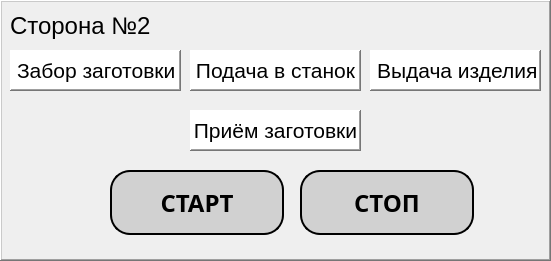
   <widget class="QFrame" name="frame_2">
    <property name="geometry">
     <rect>
      <x>570</x>
      <y>90</y>
      <width>551</width>
      <height>261</height>
     </rect>
    </property>
    <property name="autoFillBackground">
     <bool>true</bool>
    </property>
    <property name="frameShape">
     <enum>QFrame::WinPanel</enum>
    </property>
    <property name="frameShadow">
     <enum>QFrame::Raised</enum>
    </property>
    <widget class="QPushButton" name="stopButton">
     <property name="enabled">
      <bool>true</bool>
     </property>
     <property name="geometry">
      <rect>
       <x>300</x>
       <y>170</y>
       <width>174</width>
       <height>65</height>
      </rect>
     </property>
     <property name="sizePolicy">
      <sizepolicy hsizetype="Minimum" vsizetype="Preferred">
       <horstretch>0</horstretch>
       <verstretch>0</verstretch>
      </sizepolicy>
     </property>
     <property name="font">
      <font>
       <family>Arial Black</family>
       <pointsize>18</pointsize>
       <weight>75</weight>
       <bold>true</bold>
      </font>
     </property>
     <property name="styleSheet">
      <string notr="true">QPushButton{
border: 2px solid black;
border-radius: 20px;
background-color: rgb(209, 209, 209);
}
QPushButton:hover{
border: 2px solid black;
border-radius: 20px;
background-color:rgb(207, 238, 236);
}
QPushButton:checked{background-color:rgb(0,128,0); border: none}
</string>
     </property>
     <property name="text">
      <string>СТОП</string>
     </property>
     <property name="checkable">
      <bool>false</bool>
     </property>
     <property name="checked">
      <bool>false</bool>
     </property>
     <property name="autoDefault">
      <bool>false</bool>
     </property>
     <property name="default">
      <bool>false</bool>
     </property>
     <property name="flat">
      <bool>false</bool>
     </property>
    </widget>
    <widget class="QLabel" name="operation1">
     <property name="geometry">
      <rect>
       <x>10</x>
       <y>50</y>
       <width>171</width>
       <height>41</height>
      </rect>
     </property>
     <property name="palette">
      <palette>
       <active>
        <colorrole role="WindowText">
         <brush brushstyle="SolidPattern">
          <color alpha="255">
           <red>0</red>
           <green>0</green>
           <blue>0</blue>
          </color>
         </brush>
        </colorrole>
        <colorrole role="Button">
         <brush brushstyle="SolidPattern">
          <color alpha="255">
           <red>255</red>
           <green>255</green>
           <blue>255</blue>
          </color>
         </brush>
        </colorrole>
        <colorrole role="Midlight">
         <brush brushstyle="SolidPattern">
          <color alpha="255">
           <red>255</red>
           <green>255</green>
           <blue>255</blue>
          </color>
         </brush>
        </colorrole>
        <colorrole role="Base">
         <brush brushstyle="SolidPattern">
          <color alpha="255">
           <red>255</red>
           <green>255</green>
           <blue>255</blue>
          </color>
         </brush>
        </colorrole>
        <colorrole role="Window">
         <brush brushstyle="SolidPattern">
          <color alpha="255">
           <red>255</red>
           <green>255</green>
           <blue>255</blue>
          </color>
         </brush>
        </colorrole>
       </active>
       <inactive>
        <colorrole role="WindowText">
         <brush brushstyle="SolidPattern">
          <color alpha="255">
           <red>0</red>
           <green>0</green>
           <blue>0</blue>
          </color>
         </brush>
        </colorrole>
        <colorrole role="Button">
         <brush brushstyle="SolidPattern">
          <color alpha="255">
           <red>255</red>
           <green>255</green>
           <blue>255</blue>
          </color>
         </brush>
        </colorrole>
        <colorrole role="Midlight">
         <brush brushstyle="SolidPattern">
          <color alpha="255">
           <red>255</red>
           <green>255</green>
           <blue>255</blue>
          </color>
         </brush>
        </colorrole>
        <colorrole role="Base">
         <brush brushstyle="SolidPattern">
          <color alpha="255">
           <red>255</red>
           <green>255</green>
           <blue>255</blue>
          </color>
         </brush>
        </colorrole>
        <colorrole role="Window">
         <brush brushstyle="SolidPattern">
          <color alpha="255">
           <red>255</red>
           <green>255</green>
           <blue>255</blue>
          </color>
         </brush>
        </colorrole>
       </inactive>
       <disabled>
        <colorrole role="WindowText">
         <brush brushstyle="SolidPattern">
          <color alpha="255">
           <red>120</red>
           <green>120</green>
           <blue>120</blue>
          </color>
         </brush>
        </colorrole>
        <colorrole role="Button">
         <brush brushstyle="SolidPattern">
          <color alpha="255">
           <red>255</red>
           <green>255</green>
           <blue>255</blue>
          </color>
         </brush>
        </colorrole>
        <colorrole role="Midlight">
         <brush brushstyle="SolidPattern">
          <color alpha="255">
           <red>255</red>
           <green>255</green>
           <blue>255</blue>
          </color>
         </brush>
        </colorrole>
        <colorrole role="Base">
         <brush brushstyle="SolidPattern">
          <color alpha="255">
           <red>255</red>
           <green>255</green>
           <blue>255</blue>
          </color>
         </brush>
        </colorrole>
        <colorrole role="Window">
         <brush brushstyle="SolidPattern">
          <color alpha="255">
           <red>255</red>
           <green>255</green>
           <blue>255</blue>
          </color>
         </brush>
        </colorrole>
       </disabled>
      </palette>
     </property>
     <property name="font">
      <font>
       <pointsize>16</pointsize>
       <weight>50</weight>
       <bold>false</bold>
      </font>
     </property>
     <property name="autoFillBackground">
      <bool>true</bool>
     </property>
     <property name="frameShape">
      <enum>QFrame::WinPanel</enum>
     </property>
     <property name="frameShadow">
      <enum>QFrame::Raised</enum>
     </property>
     <property name="text">
      <string>Забор заготовки</string>
     </property>
    </widget>
    <widget class="QLabel" name="operation2_1">
     <property name="geometry">
      <rect>
       <x>190</x>
       <y>50</y>
       <width>171</width>
       <height>41</height>
      </rect>
     </property>
     <property name="palette">
      <palette>
       <active>
        <colorrole role="WindowText">
         <brush brushstyle="SolidPattern">
          <color alpha="255">
           <red>0</red>
           <green>0</green>
           <blue>0</blue>
          </color>
         </brush>
        </colorrole>
        <colorrole role="Button">
         <brush brushstyle="SolidPattern">
          <color alpha="255">
           <red>255</red>
           <green>255</green>
           <blue>255</blue>
          </color>
         </brush>
        </colorrole>
        <colorrole role="Midlight">
         <brush brushstyle="SolidPattern">
          <color alpha="255">
           <red>255</red>
           <green>255</green>
           <blue>255</blue>
          </color>
         </brush>
        </colorrole>
        <colorrole role="Base">
         <brush brushstyle="SolidPattern">
          <color alpha="255">
           <red>255</red>
           <green>255</green>
           <blue>255</blue>
          </color>
         </brush>
        </colorrole>
        <colorrole role="Window">
         <brush brushstyle="SolidPattern">
          <color alpha="255">
           <red>255</red>
           <green>255</green>
           <blue>255</blue>
          </color>
         </brush>
        </colorrole>
       </active>
       <inactive>
        <colorrole role="WindowText">
         <brush brushstyle="SolidPattern">
          <color alpha="255">
           <red>0</red>
           <green>0</green>
           <blue>0</blue>
          </color>
         </brush>
        </colorrole>
        <colorrole role="Button">
         <brush brushstyle="SolidPattern">
          <color alpha="255">
           <red>255</red>
           <green>255</green>
           <blue>255</blue>
          </color>
         </brush>
        </colorrole>
        <colorrole role="Midlight">
         <brush brushstyle="SolidPattern">
          <color alpha="255">
           <red>255</red>
           <green>255</green>
           <blue>255</blue>
          </color>
         </brush>
        </colorrole>
        <colorrole role="Base">
         <brush brushstyle="SolidPattern">
          <color alpha="255">
           <red>255</red>
           <green>255</green>
           <blue>255</blue>
          </color>
         </brush>
        </colorrole>
        <colorrole role="Window">
         <brush brushstyle="SolidPattern">
          <color alpha="255">
           <red>255</red>
           <green>255</green>
           <blue>255</blue>
          </color>
         </brush>
        </colorrole>
       </inactive>
       <disabled>
        <colorrole role="WindowText">
         <brush brushstyle="SolidPattern">
          <color alpha="255">
           <red>120</red>
           <green>120</green>
           <blue>120</blue>
          </color>
         </brush>
        </colorrole>
        <colorrole role="Button">
         <brush brushstyle="SolidPattern">
          <color alpha="255">
           <red>255</red>
           <green>255</green>
           <blue>255</blue>
          </color>
         </brush>
        </colorrole>
        <colorrole role="Midlight">
         <brush brushstyle="SolidPattern">
          <color alpha="255">
           <red>255</red>
           <green>255</green>
           <blue>255</blue>
          </color>
         </brush>
        </colorrole>
        <colorrole role="Base">
         <brush brushstyle="SolidPattern">
          <color alpha="255">
           <red>255</red>
           <green>255</green>
           <blue>255</blue>
          </color>
         </brush>
        </colorrole>
        <colorrole role="Window">
         <brush brushstyle="SolidPattern">
          <color alpha="255">
           <red>255</red>
           <green>255</green>
           <blue>255</blue>
          </color>
         </brush>
        </colorrole>
       </disabled>
      </palette>
     </property>
     <property name="font">
      <font>
       <pointsize>16</pointsize>
       <weight>50</weight>
       <bold>false</bold>
      </font>
     </property>
     <property name="autoFillBackground">
      <bool>true</bool>
     </property>
     <property name="frameShape">
      <enum>QFrame::WinPanel</enum>
     </property>
     <property name="frameShadow">
      <enum>QFrame::Raised</enum>
     </property>
     <property name="text">
      <string>Подача в станок</string>
     </property>
     <property name="alignment">
      <set>Qt::AlignCenter</set>
     </property>
    </widget>
    <widget class="QPushButton" name="startButton">
     <property name="enabled">
      <bool>true</bool>
     </property>
     <property name="geometry">
      <rect>
       <x>110</x>
       <y>170</y>
       <width>174</width>
       <height>65</height>
      </rect>
     </property>
     <property name="sizePolicy">
      <sizepolicy hsizetype="Minimum" vsizetype="Preferred">
       <horstretch>0</horstretch>
       <verstretch>0</verstretch>
      </sizepolicy>
     </property>
     <property name="font">
      <font>
       <family>Arial Black</family>
       <pointsize>18</pointsize>
       <weight>75</weight>
       <bold>true</bold>
      </font>
     </property>
     <property name="styleSheet">
      <string notr="true">QPushButton{
border: 2px solid black;
border-radius: 20px;
background-color: rgb(209, 209, 209);
}
QPushButton:hover{
border: 2px solid black;
border-radius: 20px;
background-color:rgb(207, 238, 236);
}
QPushButton:checked{background-color:rgb(0,128,0); border: none}
</string>
     </property>
     <property name="text">
      <string>СТАРТ</string>
     </property>
     <property name="checkable">
      <bool>true</bool>
     </property>
     <property name="checked">
      <bool>false</bool>
     </property>
     <property name="autoDefault">
      <bool>false</bool>
     </property>
     <property name="default">
      <bool>false</bool>
     </property>
     <property name="flat">
      <bool>false</bool>
     </property>
    </widget>
    <widget class="QLabel" name="label_12">
     <property name="geometry">
      <rect>
       <x>10</x>
       <y>10</y>
       <width>161</width>
       <height>31</height>
      </rect>
     </property>
     <property name="font">
      <font>
       <pointsize>18</pointsize>
       <weight>50</weight>
       <bold>false</bold>
      </font>
     </property>
     <property name="text">
      <string>Сторона №2</string>
     </property>
    </widget>
    <widget class="QLabel" name="operation2_2">
     <property name="geometry">
      <rect>
       <x>190</x>
       <y>110</y>
       <width>171</width>
       <height>41</height>
      </rect>
     </property>
     <property name="palette">
      <palette>
       <active>
        <colorrole role="WindowText">
         <brush brushstyle="SolidPattern">
          <color alpha="255">
           <red>0</red>
           <green>0</green>
           <blue>0</blue>
          </color>
         </brush>
        </colorrole>
        <colorrole role="Button">
         <brush brushstyle="SolidPattern">
          <color alpha="255">
           <red>255</red>
           <green>255</green>
           <blue>255</blue>
          </color>
         </brush>
        </colorrole>
        <colorrole role="Midlight">
         <brush brushstyle="SolidPattern">
          <color alpha="255">
           <red>255</red>
           <green>255</green>
           <blue>255</blue>
          </color>
         </brush>
        </colorrole>
        <colorrole role="Base">
         <brush brushstyle="SolidPattern">
          <color alpha="255">
           <red>255</red>
           <green>255</green>
           <blue>255</blue>
          </color>
         </brush>
        </colorrole>
        <colorrole role="Window">
         <brush brushstyle="SolidPattern">
          <color alpha="255">
           <red>255</red>
           <green>255</green>
           <blue>255</blue>
          </color>
         </brush>
        </colorrole>
       </active>
       <inactive>
        <colorrole role="WindowText">
         <brush brushstyle="SolidPattern">
          <color alpha="255">
           <red>0</red>
           <green>0</green>
           <blue>0</blue>
          </color>
         </brush>
        </colorrole>
        <colorrole role="Button">
         <brush brushstyle="SolidPattern">
          <color alpha="255">
           <red>255</red>
           <green>255</green>
           <blue>255</blue>
          </color>
         </brush>
        </colorrole>
        <colorrole role="Midlight">
         <brush brushstyle="SolidPattern">
          <color alpha="255">
           <red>255</red>
           <green>255</green>
           <blue>255</blue>
          </color>
         </brush>
        </colorrole>
        <colorrole role="Base">
         <brush brushstyle="SolidPattern">
          <color alpha="255">
           <red>255</red>
           <green>255</green>
           <blue>255</blue>
          </color>
         </brush>
        </colorrole>
        <colorrole role="Window">
         <brush brushstyle="SolidPattern">
          <color alpha="255">
           <red>255</red>
           <green>255</green>
           <blue>255</blue>
          </color>
         </brush>
        </colorrole>
       </inactive>
       <disabled>
        <colorrole role="WindowText">
         <brush brushstyle="SolidPattern">
          <color alpha="255">
           <red>120</red>
           <green>120</green>
           <blue>120</blue>
          </color>
         </brush>
        </colorrole>
        <colorrole role="Button">
         <brush brushstyle="SolidPattern">
          <color alpha="255">
           <red>255</red>
           <green>255</green>
           <blue>255</blue>
          </color>
         </brush>
        </colorrole>
        <colorrole role="Midlight">
         <brush brushstyle="SolidPattern">
          <color alpha="255">
           <red>255</red>
           <green>255</green>
           <blue>255</blue>
          </color>
         </brush>
        </colorrole>
        <colorrole role="Base">
         <brush brushstyle="SolidPattern">
          <color alpha="255">
           <red>255</red>
           <green>255</green>
           <blue>255</blue>
          </color>
         </brush>
        </colorrole>
        <colorrole role="Window">
         <brush brushstyle="SolidPattern">
          <color alpha="255">
           <red>255</red>
           <green>255</green>
           <blue>255</blue>
          </color>
         </brush>
        </colorrole>
       </disabled>
      </palette>
     </property>
     <property name="font">
      <font>
       <pointsize>16</pointsize>
       <weight>50</weight>
       <bold>false</bold>
      </font>
     </property>
     <property name="autoFillBackground">
      <bool>true</bool>
     </property>
     <property name="frameShape">
      <enum>QFrame::WinPanel</enum>
     </property>
     <property name="frameShadow">
      <enum>QFrame::Raised</enum>
     </property>
     <property name="text">
      <string>Приём заготовки</string>
     </property>
     <property name="alignment">
      <set>Qt::AlignCenter</set>
     </property>
    </widget>
    <widget class="QLabel" name="sideNumber">
     <property name="geometry">
      <rect>
       <x>140</x>
       <y>10</y>
       <width>131</width>
       <height>31</height>
      </rect>
     </property>
     <property name="font">
      <font>
       <pointsize>18</pointsize>
       <weight>50</weight>
       <bold>false</bold>
      </font>
     </property>
     <property name="text">
      <string/>
     </property>
    </widget>
    <widget class="QLabel" name="operation3">
     <property name="geometry">
      <rect>
       <x>370</x>
       <y>50</y>
       <width>171</width>
       <height>41</height>
      </rect>
     </property>
     <property name="palette">
      <palette>
       <active>
        <colorrole role="WindowText">
         <brush brushstyle="SolidPattern">
          <color alpha="255">
           <red>0</red>
           <green>0</green>
           <blue>0</blue>
          </color>
         </brush>
        </colorrole>
        <colorrole role="Button">
         <brush brushstyle="SolidPattern">
          <color alpha="255">
           <red>255</red>
           <green>255</green>
           <blue>255</blue>
          </color>
         </brush>
        </colorrole>
        <colorrole role="Midlight">
         <brush brushstyle="SolidPattern">
          <color alpha="255">
           <red>255</red>
           <green>255</green>
           <blue>255</blue>
          </color>
         </brush>
        </colorrole>
        <colorrole role="Base">
         <brush brushstyle="SolidPattern">
          <color alpha="255">
           <red>255</red>
           <green>255</green>
           <blue>255</blue>
          </color>
         </brush>
        </colorrole>
        <colorrole role="Window">
         <brush brushstyle="SolidPattern">
          <color alpha="255">
           <red>255</red>
           <green>255</green>
           <blue>255</blue>
          </color>
         </brush>
        </colorrole>
       </active>
       <inactive>
        <colorrole role="WindowText">
         <brush brushstyle="SolidPattern">
          <color alpha="255">
           <red>0</red>
           <green>0</green>
           <blue>0</blue>
          </color>
         </brush>
        </colorrole>
        <colorrole role="Button">
         <brush brushstyle="SolidPattern">
          <color alpha="255">
           <red>255</red>
           <green>255</green>
           <blue>255</blue>
          </color>
         </brush>
        </colorrole>
        <colorrole role="Midlight">
         <brush brushstyle="SolidPattern">
          <color alpha="255">
           <red>255</red>
           <green>255</green>
           <blue>255</blue>
          </color>
         </brush>
        </colorrole>
        <colorrole role="Base">
         <brush brushstyle="SolidPattern">
          <color alpha="255">
           <red>255</red>
           <green>255</green>
           <blue>255</blue>
          </color>
         </brush>
        </colorrole>
        <colorrole role="Window">
         <brush brushstyle="SolidPattern">
          <color alpha="255">
           <red>255</red>
           <green>255</green>
           <blue>255</blue>
          </color>
         </brush>
        </colorrole>
       </inactive>
       <disabled>
        <colorrole role="WindowText">
         <brush brushstyle="SolidPattern">
          <color alpha="255">
           <red>120</red>
           <green>120</green>
           <blue>120</blue>
          </color>
         </brush>
        </colorrole>
        <colorrole role="Button">
         <brush brushstyle="SolidPattern">
          <color alpha="255">
           <red>255</red>
           <green>255</green>
           <blue>255</blue>
          </color>
         </brush>
        </colorrole>
        <colorrole role="Midlight">
         <brush brushstyle="SolidPattern">
          <color alpha="255">
           <red>255</red>
           <green>255</green>
           <blue>255</blue>
          </color>
         </brush>
        </colorrole>
        <colorrole role="Base">
         <brush brushstyle="SolidPattern">
          <color alpha="255">
           <red>255</red>
           <green>255</green>
           <blue>255</blue>
          </color>
         </brush>
        </colorrole>
        <colorrole role="Window">
         <brush brushstyle="SolidPattern">
          <color alpha="255">
           <red>255</red>
           <green>255</green>
           <blue>255</blue>
          </color>
         </brush>
        </colorrole>
       </disabled>
      </palette>
     </property>
     <property name="font">
      <font>
       <pointsize>16</pointsize>
       <weight>50</weight>
       <bold>false</bold>
      </font>
     </property>
     <property name="autoFillBackground">
      <bool>true</bool>
     </property>
     <property name="frameShape">
      <enum>QFrame::WinPanel</enum>
     </property>
     <property name="frameShadow">
      <enum>QFrame::Raised</enum>
     </property>
     <property name="text">
      <string>Выдача изделия</string>
     </property>
    </widget>
   </widget>
